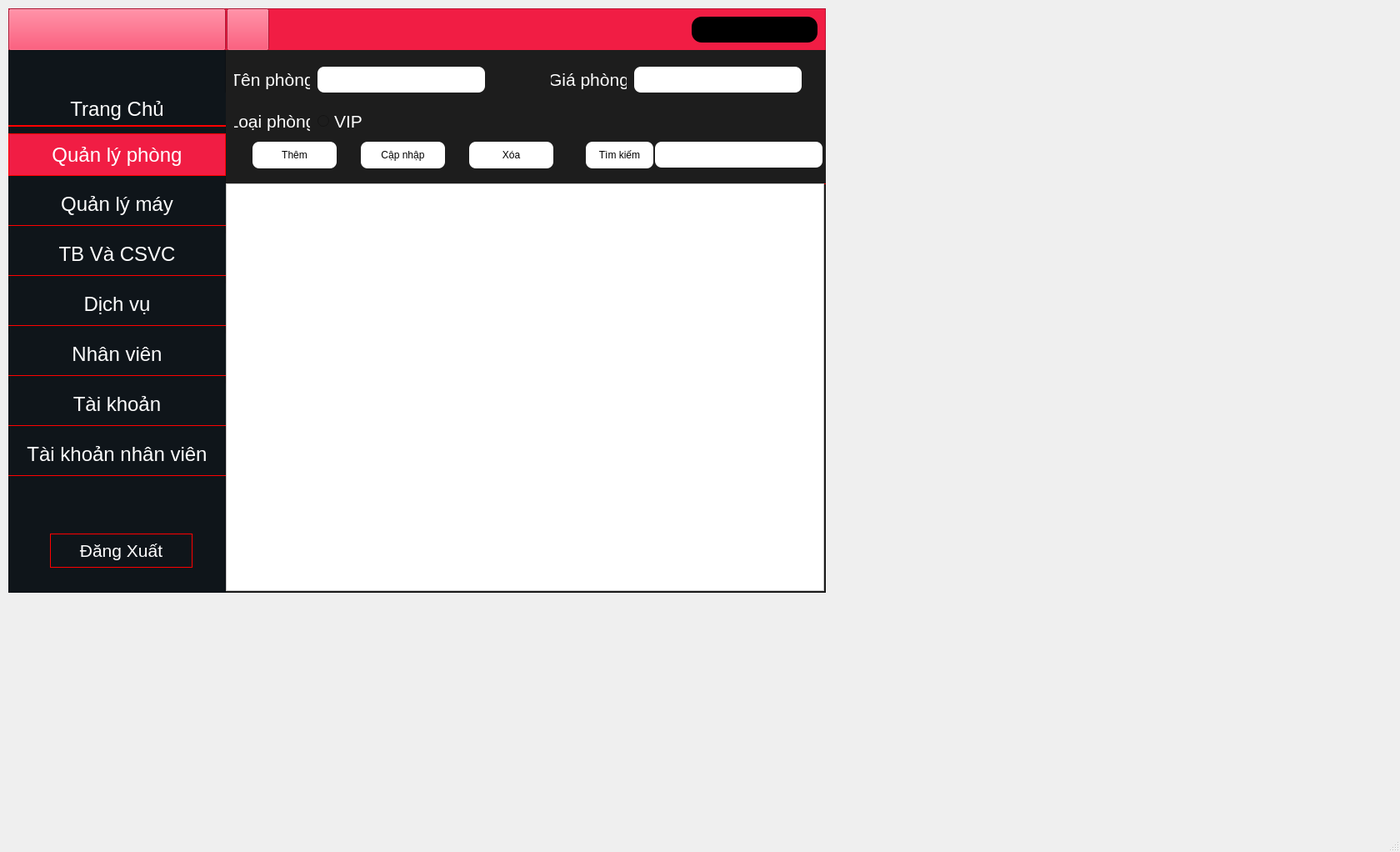
<?xml version="1.0" encoding="UTF-8"?>
<ui version="4.0">
 <class>MainWindow</class>
 <widget class="QMainWindow" name="MainWindow">
  <property name="geometry">
   <rect>
    <x>0</x>
    <y>0</y>
    <width>1680</width>
    <height>1022</height>
   </rect>
  </property>
  <property name="windowTitle">
   <string>MainWindow</string>
  </property>
  <widget class="QWidget" name="centralwidget">
   <widget class="QFrame" name="frame">
    <property name="geometry">
     <rect>
      <x>10</x>
      <y>10</y>
      <width>981</width>
      <height>701</height>
     </rect>
    </property>
    <property name="styleSheet">
     <string notr="true">background-color:#1D1D1D;</string>
    </property>
    <property name="frameShape">
     <enum>QFrame::StyledPanel</enum>
    </property>
    <property name="frameShadow">
     <enum>QFrame::Raised</enum>
    </property>
    <widget class="QFrame" name="frame_2">
     <property name="geometry">
      <rect>
       <x>0</x>
       <y>0</y>
       <width>981</width>
       <height>51</height>
      </rect>
     </property>
     <property name="styleSheet">
      <string notr="true">background-color: #F11D44;</string>
     </property>
     <property name="frameShape">
      <enum>QFrame::StyledPanel</enum>
     </property>
     <property name="frameShadow">
      <enum>QFrame::Raised</enum>
     </property>
     <widget class="QLabel" name="lb_tentaikhoan">
      <property name="geometry">
       <rect>
        <x>820</x>
        <y>10</y>
        <width>151</width>
        <height>31</height>
       </rect>
      </property>
      <property name="styleSheet">
       <string notr="true">color:white;
background-color:black;
border-radius:12px;</string>
      </property>
      <property name="text">
       <string/>
      </property>
     </widget>
     <widget class="QPushButton" name="btn_home">
      <property name="geometry">
       <rect>
        <x>0</x>
        <y>0</y>
        <width>261</width>
        <height>51</height>
       </rect>
      </property>
      <property name="text">
       <string/>
      </property>
      <property name="icon">
       <iconset>
        <normaloff>../Icon &amp; image/Logo-Transparent-01.png</normaloff>../Icon &amp; image/Logo-Transparent-01.png</iconset>
      </property>
      <property name="iconSize">
       <size>
        <width>150</width>
        <height>200</height>
       </size>
      </property>
     </widget>
     <widget class="QPushButton" name="btn_back">
      <property name="geometry">
       <rect>
        <x>262</x>
        <y>0</y>
        <width>51</width>
        <height>51</height>
       </rect>
      </property>
      <property name="text">
       <string/>
      </property>
      <property name="icon">
       <iconset>
        <normaloff>../Icon &amp; image/2203523_arrow_back_botton_left_icon.ico</normaloff>../Icon &amp; image/2203523_arrow_back_botton_left_icon.ico</iconset>
      </property>
      <property name="iconSize">
       <size>
        <width>40</width>
        <height>40</height>
       </size>
      </property>
     </widget>
    </widget>
    <widget class="QFrame" name="frame_3">
     <property name="geometry">
      <rect>
       <x>0</x>
       <y>50</y>
       <width>261</width>
       <height>651</height>
      </rect>
     </property>
     <property name="styleSheet">
      <string notr="true">background-color:#0F151A;</string>
     </property>
     <property name="frameShape">
      <enum>QFrame::StyledPanel</enum>
     </property>
     <property name="frameShadow">
      <enum>QFrame::Raised</enum>
     </property>
     <widget class="QPushButton" name="btn_dangxuat">
      <property name="geometry">
       <rect>
        <x>50</x>
        <y>580</y>
        <width>171</width>
        <height>41</height>
       </rect>
      </property>
      <property name="font">
       <font>
        <pointsize>16</pointsize>
       </font>
      </property>
      <property name="styleSheet">
       <string notr="true">border: 1px solid red;
color:white;</string>
      </property>
      <property name="text">
       <string>Đăng Xuất</string>
      </property>
     </widget>
     <widget class="QPushButton" name="btn_trangchu">
      <property name="geometry">
       <rect>
        <x>0</x>
        <y>51</y>
        <width>261</width>
        <height>41</height>
       </rect>
      </property>
      <property name="font">
       <font>
        <pointsize>18</pointsize>
       </font>
      </property>
      <property name="styleSheet">
       <string notr="true">border: 2px solid red;
color:white;
border-left:none;
border-top:none;
border-right:none;
</string>
      </property>
      <property name="text">
       <string>Trang Chủ</string>
      </property>
     </widget>
     <widget class="QPushButton" name="btn_qlphong">
      <property name="geometry">
       <rect>
        <x>0</x>
        <y>100</y>
        <width>261</width>
        <height>51</height>
       </rect>
      </property>
      <property name="font">
       <font>
        <pointsize>18</pointsize>
        <underline>false</underline>
        <strikeout>false</strikeout>
       </font>
      </property>
      <property name="styleSheet">
       <string notr="true">border: 1px solid red;
color:white;
background-color:#F11D44;</string>
      </property>
      <property name="text">
       <string>Quản lý phòng</string>
      </property>
     </widget>
     <widget class="QPushButton" name="btn_qlmay">
      <property name="geometry">
       <rect>
        <x>0</x>
        <y>160</y>
        <width>261</width>
        <height>51</height>
       </rect>
      </property>
      <property name="font">
       <font>
        <pointsize>18</pointsize>
       </font>
      </property>
      <property name="styleSheet">
       <string notr="true">border: 1px solid red;
color:white;
border-left:none;
border-top:none;
border-right:none;</string>
      </property>
      <property name="text">
       <string>Quản lý máy</string>
      </property>
     </widget>
     <widget class="QPushButton" name="btn_tbcsvc">
      <property name="geometry">
       <rect>
        <x>0</x>
        <y>220</y>
        <width>261</width>
        <height>51</height>
       </rect>
      </property>
      <property name="font">
       <font>
        <pointsize>18</pointsize>
       </font>
      </property>
      <property name="styleSheet">
       <string notr="true">border: 1px solid red;
color:white;
border-left:none;
border-top:none;
border-right:none;</string>
      </property>
      <property name="text">
       <string>TB Và CSVC</string>
      </property>
     </widget>
     <widget class="QPushButton" name="btn_dichvu">
      <property name="geometry">
       <rect>
        <x>0</x>
        <y>280</y>
        <width>261</width>
        <height>51</height>
       </rect>
      </property>
      <property name="font">
       <font>
        <pointsize>18</pointsize>
       </font>
      </property>
      <property name="styleSheet">
       <string notr="true">border: 1px solid red;
color:white;
border-left:none;
border-top:none;
border-right:none;</string>
      </property>
      <property name="text">
       <string>Dịch vụ</string>
      </property>
     </widget>
     <widget class="QPushButton" name="btn_nhanvien">
      <property name="geometry">
       <rect>
        <x>0</x>
        <y>340</y>
        <width>261</width>
        <height>51</height>
       </rect>
      </property>
      <property name="font">
       <font>
        <pointsize>18</pointsize>
       </font>
      </property>
      <property name="styleSheet">
       <string notr="true">border: 1px solid red;
color:white;
border-left:none;
border-top:none;
border-right:none;</string>
      </property>
      <property name="text">
       <string>Nhân viên</string>
      </property>
     </widget>
     <widget class="QPushButton" name="btn_tk">
      <property name="geometry">
       <rect>
        <x>0</x>
        <y>400</y>
        <width>261</width>
        <height>51</height>
       </rect>
      </property>
      <property name="font">
       <font>
        <pointsize>18</pointsize>
       </font>
      </property>
      <property name="styleSheet">
       <string notr="true">border: 1px solid red;
color:white;
border-left:none;
border-top:none;
border-right:none;</string>
      </property>
      <property name="text">
       <string>Tài khoản</string>
      </property>
     </widget>
    </widget>
    <widget class="QPushButton" name="pushButton_8">
     <property name="geometry">
      <rect>
       <x>270</x>
       <y>180</y>
       <width>221</width>
       <height>81</height>
      </rect>
     </property>
     <property name="font">
      <font>
       <pointsize>20</pointsize>
      </font>
     </property>
     <property name="styleSheet">
      <string notr="true">border:none</string>
     </property>
     <property name="text">
      <string/>
     </property>
     <property name="icon">
      <iconset>
       <normaloff>../../Downloads/Test 1-01.png</normaloff>../../Downloads/Test 1-01.png</iconset>
     </property>
     <property name="iconSize">
      <size>
       <width>250</width>
       <height>200</height>
      </size>
     </property>
    </widget>
    <widget class="QFrame" name="frame_4">
     <property name="geometry">
      <rect>
       <x>261</x>
       <y>50</y>
       <width>720</width>
       <height>161</height>
      </rect>
     </property>
     <property name="styleSheet">
      <string notr="true">border:1px solid red;
border-left:none;
border-top:none;
border-right:none;</string>
     </property>
     <property name="frameShape">
      <enum>QFrame::StyledPanel</enum>
     </property>
     <property name="frameShadow">
      <enum>QFrame::Raised</enum>
     </property>
     <widget class="QLabel" name="label">
      <property name="geometry">
       <rect>
        <x>10</x>
        <y>20</y>
        <width>91</width>
        <height>31</height>
       </rect>
      </property>
      <property name="font">
       <font>
        <pointsize>16</pointsize>
       </font>
      </property>
      <property name="styleSheet">
       <string notr="true">border:none;
color:white;
</string>
      </property>
      <property name="text">
       <string>Tên phòng</string>
      </property>
      <property name="alignment">
       <set>Qt::AlignCenter</set>
      </property>
     </widget>
     <widget class="QLabel" name="label_2">
      <property name="geometry">
       <rect>
        <x>10</x>
        <y>70</y>
        <width>91</width>
        <height>31</height>
       </rect>
      </property>
      <property name="font">
       <font>
        <pointsize>16</pointsize>
       </font>
      </property>
      <property name="styleSheet">
       <string notr="true">border:none;
color:white;
</string>
      </property>
      <property name="text">
       <string>Loại phòng</string>
      </property>
      <property name="alignment">
       <set>Qt::AlignCenter</set>
      </property>
     </widget>
     <widget class="QLabel" name="label_3">
      <property name="geometry">
       <rect>
        <x>390</x>
        <y>20</y>
        <width>91</width>
        <height>31</height>
       </rect>
      </property>
      <property name="font">
       <font>
        <pointsize>16</pointsize>
       </font>
      </property>
      <property name="styleSheet">
       <string notr="true">border:none;
color:white;
</string>
      </property>
      <property name="text">
       <string>Giá phòng</string>
      </property>
      <property name="alignment">
       <set>Qt::AlignCenter</set>
      </property>
     </widget>
     <widget class="QLineEdit" name="txt_ten_phong">
      <property name="geometry">
       <rect>
        <x>110</x>
        <y>20</y>
        <width>201</width>
        <height>31</height>
       </rect>
      </property>
      <property name="styleSheet">
       <string notr="true">border-radius:8px;
border:none;
color:black;
background-color:#fff;</string>
      </property>
     </widget>
     <widget class="QLineEdit" name="txt_gia_phong">
      <property name="geometry">
       <rect>
        <x>490</x>
        <y>20</y>
        <width>201</width>
        <height>31</height>
       </rect>
      </property>
      <property name="styleSheet">
       <string notr="true">border-radius:8px;
border:none;
color:black;
background-color:#fff;</string>
      </property>
     </widget>
     <widget class="QPushButton" name="btn_them">
      <property name="geometry">
       <rect>
        <x>32</x>
        <y>110</y>
        <width>101</width>
        <height>32</height>
       </rect>
      </property>
      <property name="styleSheet">
       <string notr="true">border-radius:8px;
border:none;
color:black;
background-color:#fff;</string>
      </property>
      <property name="text">
       <string>Thêm</string>
      </property>
     </widget>
     <widget class="QPushButton" name="btn_capnhap">
      <property name="geometry">
       <rect>
        <x>162</x>
        <y>110</y>
        <width>101</width>
        <height>32</height>
       </rect>
      </property>
      <property name="styleSheet">
       <string notr="true">border-radius:8px;
border:none;
color:black;
background-color:#fff;</string>
      </property>
      <property name="text">
       <string>Cập nhập</string>
      </property>
     </widget>
     <widget class="QPushButton" name="btn_xoa">
      <property name="geometry">
       <rect>
        <x>292</x>
        <y>110</y>
        <width>101</width>
        <height>32</height>
       </rect>
      </property>
      <property name="styleSheet">
       <string notr="true">border-radius:8px;
border:none;
color:black;
background-color:#fff;</string>
      </property>
      <property name="text">
       <string>Xóa</string>
      </property>
     </widget>
     <widget class="QLineEdit" name="txt_timkiem">
      <property name="geometry">
       <rect>
        <x>515</x>
        <y>110</y>
        <width>201</width>
        <height>31</height>
       </rect>
      </property>
      <property name="styleSheet">
       <string notr="true">border-radius:8px;
border:none;
color:black;
background-color:#fff;</string>
      </property>
     </widget>
     <widget class="QPushButton" name="btn_timkiem">
      <property name="geometry">
       <rect>
        <x>432</x>
        <y>110</y>
        <width>81</width>
        <height>32</height>
       </rect>
      </property>
      <property name="styleSheet">
       <string notr="true">border-radius:8px;
border:none;
color:black;
background-color:#fff;</string>
      </property>
      <property name="text">
       <string>Tìm kiếm</string>
      </property>
     </widget>
     <widget class="QRadioButton" name="rb_loai_phong">
      <property name="geometry">
       <rect>
        <x>110</x>
        <y>70</y>
        <width>100</width>
        <height>31</height>
       </rect>
      </property>
      <property name="font">
       <font>
        <pointsize>16</pointsize>
       </font>
      </property>
      <property name="styleSheet">
       <string notr="true">border-radius:8px;
border:none;
color:white;
</string>
      </property>
      <property name="text">
       <string>VIP</string>
      </property>
     </widget>
     <widget class="QLineEdit" name="txt_maphong">
      <property name="geometry">
       <rect>
        <x>180</x>
        <y>70</y>
        <width>51</width>
        <height>31</height>
       </rect>
      </property>
      <property name="styleSheet">
       <string notr="true">background-color:#1D1D1D;
color:#1D1D1D;
border:none;</string>
      </property>
     </widget>
    </widget>
    <widget class="QTableWidget" name="tb_phong_vip">
     <property name="geometry">
      <rect>
       <x>261</x>
       <y>210</y>
       <width>718</width>
       <height>489</height>
      </rect>
     </property>
     <property name="styleSheet">
      <string notr="true">background-color:white;</string>
     </property>
    </widget>
   </widget>
   <widget class="QPushButton" name="btn_tknhanvien">
    <property name="geometry">
     <rect>
      <x>10</x>
      <y>520</y>
      <width>261</width>
      <height>51</height>
     </rect>
    </property>
    <property name="font">
     <font>
      <pointsize>18</pointsize>
     </font>
    </property>
    <property name="styleSheet">
     <string notr="true">border: 1px solid red;
color:white;
border-left:none;
border-top:none;
border-right:none;
</string>
    </property>
    <property name="text">
     <string>Tài khoản nhân viên</string>
    </property>
   </widget>
  </widget>
  <widget class="QMenuBar" name="menubar">
   <property name="geometry">
    <rect>
     <x>0</x>
     <y>0</y>
     <width>1680</width>
     <height>24</height>
    </rect>
   </property>
  </widget>
  <widget class="QStatusBar" name="statusbar"/>
 </widget>
 <resources/>
 <connections/>
</ui>
